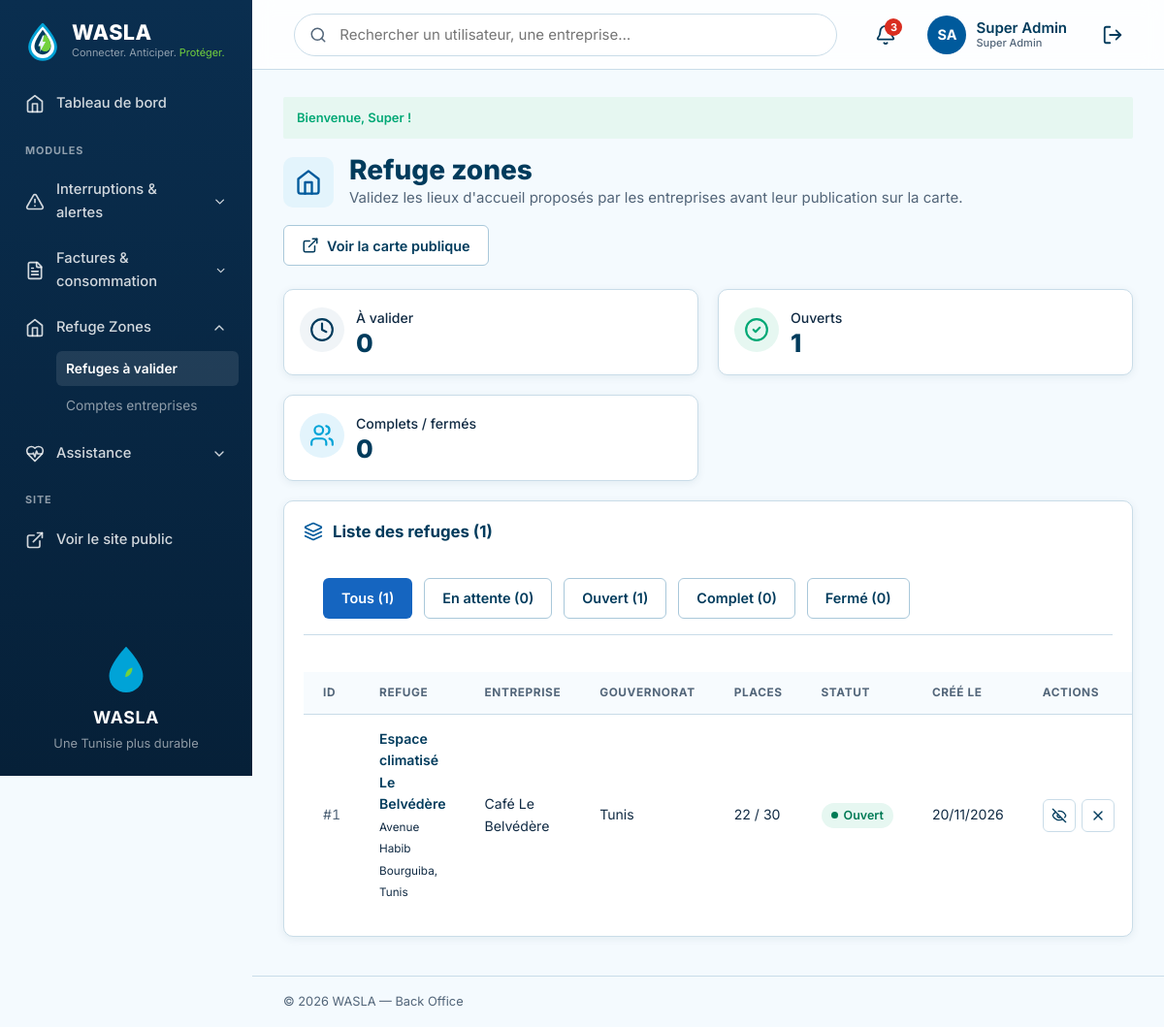
Screenshot of /index.php?action=admin-refuges (signed in) with the database file from the repository.
### tables this page shows
CREATE TABLE IF NOT EXISTS utilisateur (
    id_utilisateur     INT          NOT NULL AUTO_INCREMENT,
    nom                VARCHAR(50)  NOT NULL,
    prenom             VARCHAR(50)  NOT NULL,
    email              VARCHAR(150) NOT NULL,
    telephone          VARCHAR(20)  NULL,
    mot_de_passe       VARCHAR(255) NOT NULL,
    role               ENUM('citoyen','admin','steg','sonede','entreprise','fournisseur')
                                    NOT NULL DEFAULT 'citoyen',
    statut_compte      ENUM('actif','suspendu') NOT NULL DEFAULT 'actif',
    id_zone            INT          NULL,
    adresse            VARCHAR(255) NULL,
     
    nom_organisation   VARCHAR(100) NULL,                  
    matricule_fiscal   VARCHAR(20)  NULL,                  
    secteur_activite   VARCHAR(60)  NULL,                  
    specialite         ENUM('electricien','plombier','maintenance','solaire','hydraulique') NULL,   
    description        TEXT         NULL,
    compte_verifie     TINYINT(1)   NOT NULL DEFAULT 0,    
    note_moyenne       DECIMAL(2,1) NULL,                  
    date_inscription   DATETIME     NOT NULL DEFAULT CURRENT_TIMESTAMP,
    derniere_connexion DATETIME     NULL,
    PRIMARY KEY (id_utilisateur),
    UNIQUE KEY uq_utilisateur_email (email),
    UNIQUE KEY uq_utilisateur_matricule (matricule_fiscal),
    KEY idx_utilisateur_role (role),
    KEY idx_utilisateur_specialite_zone (specialite, id_zone),
    CONSTRAINT chk_utilisateur_note CHECK (note_moyenne IS NULL OR (note_moyenne >= 0 AND note_moyenne <= 5)),
    CONSTRAINT fk_utilisateur_zone FOREIGN KEY (id_zone)
        REFERENCES zone (id_zone) ON DELETE SET NULL ON UPDATE CASCADE
);

CREATE TABLE IF NOT EXISTS refuge_zone (
    id_refuge          INT          NOT NULL AUTO_INCREMENT,
    id_entreprise      INT          NOT NULL,              
    nom                VARCHAR(100) NOT NULL,
    adresse            VARCHAR(255) NOT NULL,
    id_zone            INT          NOT NULL,
    latitude           DECIMAL(9,6) NULL,
    longitude          DECIMAL(9,6) NULL,
    services           SET('climatisation','eau_potable','recharge','wifi','sanitaires','espace_enfants') NOT NULL,
    capacite           SMALLINT     NOT NULL,
    places_disponibles SMALLINT     NOT NULL,
    horaires           VARCHAR(100) NULL,                 
    accessible_pmr     TINYINT(1)   NOT NULL DEFAULT 0,
    statut             ENUM('en_attente','ouvert','complet','ferme') NOT NULL DEFAULT 'en_attente',
    date_creation      DATETIME     NOT NULL DEFAULT CURRENT_TIMESTAMP,
    PRIMARY KEY (id_refuge),
    KEY idx_refuge_zone_statut (id_zone, statut),
    CONSTRAINT chk_refuge_capacite CHECK (capacite > 0 AND places_disponibles >= 0 AND places_disponibles <= capacite),
    CONSTRAINT fk_refuge_entreprise FOREIGN KEY (id_entreprise)
        REFERENCES utilisateur (id_utilisateur) ON DELETE CASCADE ON UPDATE CASCADE,
    CONSTRAINT fk_refuge_zone FOREIGN KEY (id_zone)
        REFERENCES zone (id_zone) ON DELETE RESTRICT ON UPDATE CASCADE
);

CREATE TABLE IF NOT EXISTS zone (
    id_zone        INT          NOT NULL AUTO_INCREMENT,
    nom_zone       VARCHAR(100) NOT NULL,
    type_zone      ENUM('gouvernorat','delegation') NOT NULL DEFAULT 'gouvernorat',
    id_zone_parent INT          NULL,
    PRIMARY KEY (id_zone),
    UNIQUE KEY uq_zone_nom_parent (nom_zone, id_zone_parent),
    CONSTRAINT fk_zone_parent FOREIGN KEY (id_zone_parent)
        REFERENCES zone (id_zone) ON DELETE SET NULL ON UPDATE CASCADE
);

### views/backoffice/pages/refuges/admin-refuges.php (the view, shortened to what the rows shown need)
<?php
$statutLabels = [
    'en_attente' => ['En attente', 'warn'],
    'ouvert'     => ['Ouvert', 'ok'],
    'complet'    => ['Complet', 'danger'],
    'ferme'      => ['Fermé', 'muted'],
];
$filtres = ['' => 'Tous (' . array_sum($counts) . ')'];
foreach ($statutLabels as $key => [$label]) {
    $filtres[$key] = $label . ' (' . $counts[$key] . ')';
}
?>
        <div class="admin-page-head">
          <div class="admin-page-head__title">
            <div>
              <h1>Refuge zones</h1>
            </div>
          </div>
        </div>
        <section class="admin-card">
          <div class="admin-card__head">
            <h2 class="admin-card__title"><span data-icon="layers"></span> Liste des refuges (<?= count($refuges) ?>)</h2>
          </div>
<?php foreach ($filtres as $key => $label): ?>
              <a class="admin-btn <?= $key === $statut ? 'admin-btn--primary' : 'admin-btn--outline' ?>" href="<?= url('admin-refuges', $key === '' ? [] : ['statut' => $key]) ?>"<?= $key === $statut ? ' aria-current="page"' : '' ?>><?= e($label) ?></a>
<?php endforeach; ?>
          <div class="admin-card__body admin-table-wrap">
            <table class="admin-table">
              <thead>
                <tr><th>ID</th><th>Refuge</th><th>Entreprise</th><th>Gouvernorat</th><th>Places</th><th>Statut</th><th>Créé le</th><th>Actions</th></tr>
              </thead>
              <tbody>
<?php foreach ($refuges as $r): [$label, $badge] = $statutLabels[$r->getStatut()] ?? [$r->getStatut(), 'muted']; ?>
                <tr>
                  <td class="admin-table__id">#<?= $r->getIdRefuge() ?></td>
                  <td><span class="admin-table__main"><?= e($r->getNom()) ?></span><br><small><?= e($r->getAdresse()) ?></small></td>
                  <td><?= e($r->getNomEntreprise() ?? '—') ?></td>
                  <td><?= e($r->getNomZone()) ?></td>
                  <td><?= $r->getPlacesDisponibles() ?> / <?= $r->getCapacite() ?></td>
                  <td><span class="admin-badge admin-badge--<?= $badge ?>"><?= e($label) ?></span></td>
                  <td><?= e(dateFr($r->getDateCreation())) ?></td>
                  <td>
                    <div class="admin-actions">
<?php if ($r->getStatut() === 'en_attente'): ?>
                      <form method="post" action="<?= url('admin-refuge-action') ?>">
                        <?= csrfField() ?>
                        <input type="hidden" name="id" value="<?= $r->getIdRefuge() ?>">
                        <input type="hidden" name="op" value="valider">
                        <button class="admin-action" type="submit" title="Valider" aria-label="Valider <?= e($r->getNom()) ?>"><span data-icon="check"></span></button>
                      </form>
<?php else: ?>
                      <form method="post" action="<?= url('admin-refuge-action') ?>" data-confirm="Retirer ce refuge de la carte publique ?">
                        <button class="admin-action" type="submit" title="Retirer de la carte" aria-label="Retirer <?= e($r->getNom()) ?> de la carte"><span data-icon="eye-off"></span></button>
                      </form>
<?php endif; ?>
                      <form method="post" action="<?= url('admin-refuge-action') ?>" data-confirm="Supprimer ce refuge ? Ses réservations seront aussi supprimées.">
                        <button class="admin-action admin-action--danger" type="submit" title="Supprimer" aria-label="Supprimer <?= e($r->getNom()) ?>"><span data-icon="x"></span></button>
                      </form>
                    </div>
                  </td>
                </tr>
<?php endforeach; ?>
              </tbody>
            </table>
          </div>
        </section>
<?php
require __DIR__ . '/../../layout.php';

### views/backoffice/partials/header.php (shortened to what the rows shown need)
      <header class="admin-topbar">
        <div class="admin-topbar__actions">
<?php $adminUser = AuthController::currentUser(); ?>
          <a class="admin-profile" href="<?= url(profilRoute($adminUser) ?? 'mon-compte') ?>" aria-label="Mon compte">
            <span class="admin-avatar"><?= e(initials($adminUser)) ?></span>
            <span class="admin-profile__name"><?= e($adminUser->getPrenom() . ' ' . $adminUser->getNom()) ?><small class="admin-profile__role"><?= e(roleLabel($adminUser->getRole())) ?></small></span>
          </a>
        </div>
      </header>

### rows the page displays
utilisateur: initials($adminUser) "SA", $adminUser->getPrenom() . ' ' . $adminUser->getNom() "Super Admin", role "Super Admin"
refuge_zone: id_refuge "1", nom "Espace climatisé Le Belvédère", adresse "Avenue Habib Bourguiba, Tunis", id_entreprise.nom_organisation "Café Le Belvédère", id_zone.nom_zone "Tunis", places_disponibles "22", capacite "30", label "Ouvert", date_creation "20/11/2026"

### other values shown
$group['label'] "Interruptions & alertes"
$group['label'] "Factures & consommation"
$group['label'] "Refuge Zones"
$label "Refuges à valider"
$label "Comptes entreprises"
$group['label'] "Assistance"
$flash['message'] "Bienvenue, Super !"
$counts['en_attente'] "0"
$counts['ouvert'] "1"
$counts['complet'] + $counts['ferme'] "0"
count($refuges) "1"
$label "Tous (1)"
$label "En attente (0)"
$label "Ouvert (1)"
$label "Complet (0)"
